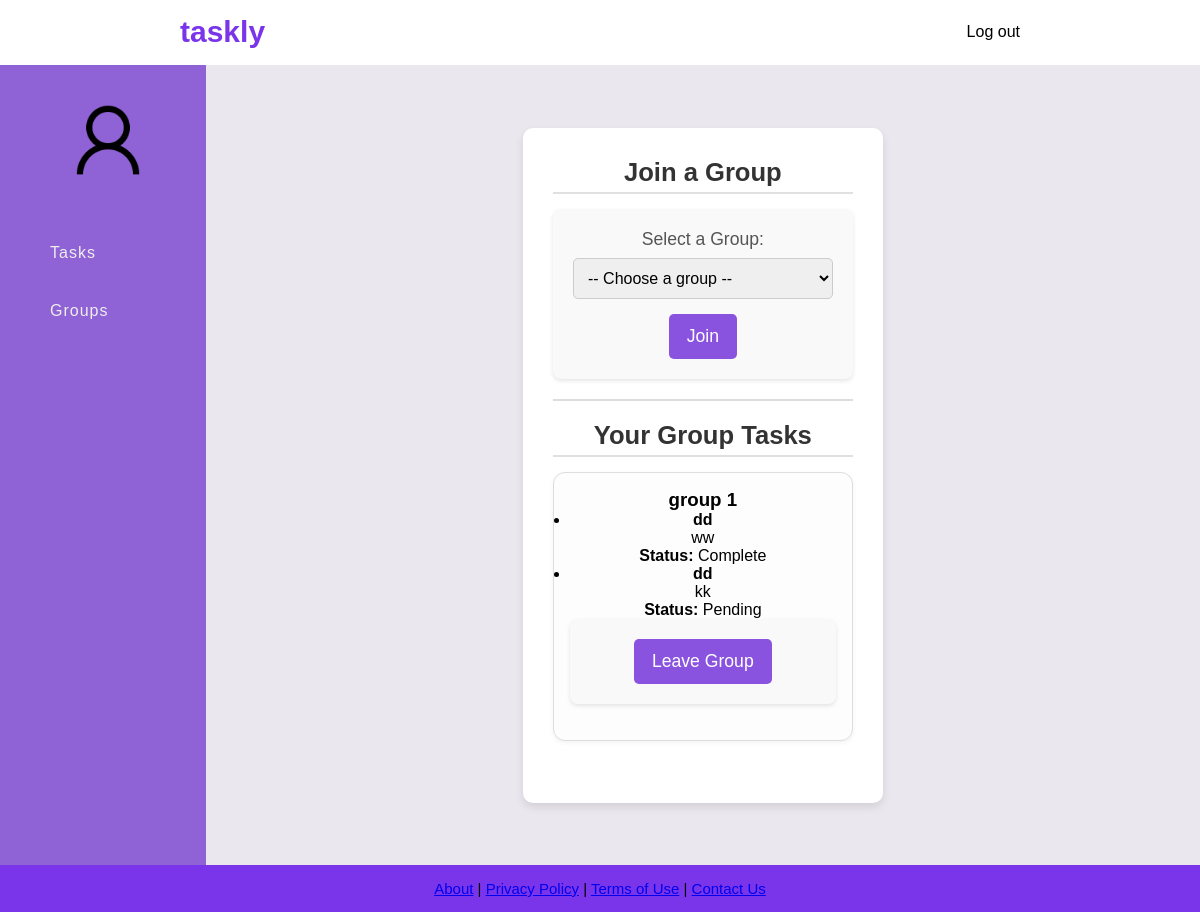
The page /groups.php on the database its author committed.
### tables this page shows
CREATE TABLE GroupTable (
    Group_ID INTEGER PRIMARY KEY AUTOINCREMENT,
    Group_Name VARCHAR(255) NOT NULL,
    User_ID INTEGER NOT NULL,
    FOREIGN KEY (User_ID) REFERENCES User(User_ID) ON DELETE CASCADE
);

CREATE TABLE Group_Task (
    GroupTask_ID INTEGER PRIMARY KEY AUTOINCREMENT,
    GroupTask_Name VARCHAR(255) NOT NULL,
    GroupTask_Description TEXT NOT NULL,
    GroupTask_Status VARCHAR(50) NOT NULL,
    Group_ID INTEGER NOT NULL,
    FOREIGN KEY (Group_ID) REFERENCES GroupTable(Group_ID) ON DELETE CASCADE
);

### groups.php (the view, shortened to what this page needs)
<?php
include('db.php');
$userId = $_SESSION['user_id'] ?? 1;
$groupStmt = $conn->prepare("
    SELECT g.Group_ID, g.Group_Name
    FROM GroupTable g
    JOIN User_Group ug ON g.Group_ID = ug.Group_ID
    WHERE ug.User_ID = ?
");
$groupStmt->execute([$userId]);
$userGroups = $groupStmt->fetchAll(PDO::FETCH_ASSOC);
$tasksByGroup = [];
if (!empty($userGroups)) {
    foreach ($userGroups as $group) {
        $taskStmt = $conn->prepare("SELECT * FROM Group_Task WHERE Group_ID = ?");
        $taskStmt->execute([$group['Group_ID']]);
        $tasks = $taskStmt->fetchAll(PDO::FETCH_ASSOC);
        $tasksByGroup[$group['Group_Name']] = $tasks;
    }
}
?>
<!DOCTYPE html>
<html lang="en">
<head>
    <link rel="stylesheet" href="css/global.css">
</head>
<body>
<header class="navbar">
    <a href="dashboard.php" class="navbar_title2"><h1>taskly</h1></a>
    <a class="navbar-index" href="logout.php">Log out</a>
</header>
<div class="container">
    <nav class="sidebar">
        <div class="user-profile">
            <a href="profile.php"><img src="images/Sample_User_Icon.png" alt="User"></a>
            <h4><?php echo htmlspecialchars($_SESSION['User_Fname']); ?></h4>
        </div>
        <ul>
            <li><a href="tasks.php">Tasks</a></li>
            <li><a href="groups.php">Groups</a></li>
        </ul>
    </nav>
    <section class="main-content">
        <div class="main-content-container">
            <h2>Join a Group</h2>
            <form method="POST" action="join-group.php">
                <label for="group_id">Select a Group:</label>
                <select name="group_id" id="group_id" required>
                    <option value="" disabled selected>-- Choose a group --</option>
                </select>
                <button type="submit" name="join_group">Join</button>
            </form>
            <hr>
            <h2>Your Group Tasks</h2>
            <?php if (empty($userGroups)): ?>
                <p>You haven't joined any groups yet. Join one to see tasks.</p>
            <?php else: ?>
                <?php foreach ($tasksByGroup as $groupName => $tasks): ?>
                    <div class="group-panel">
                        <h3><?= htmlspecialchars($groupName) ?></h3>
                        <?php if (empty($tasks)): ?>
                            <p>No tasks in this group.</p>
                        <?php else: ?>
                            <ul>
                                <?php foreach ($tasks as $task): ?>
                                    <li>
                                        <h4><?= htmlspecialchars($task['GroupTask_Name']) ?></h4>
                                        <p><?= htmlspecialchars($task['GroupTask_Description'] ?? 'No description.') ?></p>
                                        <p><strong>Status:</strong> <?= htmlspecialchars($task['GroupTask_Status']) ?></p>
                                    </li>
                                <?php endforeach; ?>
                            </ul>
                        <?php endif; ?>
                        <form action="leave-group.php" method="POST">
                            <button type="submit" onclick="return confirm('Are you sure you want to leave this group?')">Leave Group</button>
                        </form>
                    </div>
                <?php endforeach; ?>
            <?php endif; ?>
        </div>
    </section>
</div>
<footer class="footer">
    <p class="footer__text">
        <a href="#">About</a> | <a href="#">Privacy Policy</a> |
        <a href="#">Terms of Use</a> | <a href="#">Contact Us</a>
    </p>
</footer>
</body>
</html>

### css/global.css (style rules this page uses)
* { padding: 0; margin: 0; box-sizing: border-box; font-family: Arial, sans-serif; }
body { display: flex; flex-direction: column; min-height: 100vh; }
.navbar { color: black; display: flex; justify-content: space-between; align-items: center; padding: 15px 180px; margin-bottom: 1px; }
.navbar_title2 { font-size: 15px; font-weight: bold; color: #7a35ea; text-decoration: none; }
.navbar-index { text-decoration: none; color: black; font-size: 16px; transition: color 0.3s ease; }
.container { display: flex; }
.sidebar { width: 250px; min-height: 100vh; background-color: #8f63d5; }
.sidebar ul { margin-top: 20px; list-style: none; }
.sidebar ul li { font-size: 16px; padding: 20px 0px; padding-left: 50px; transition: 500ms background; }
.sidebar ul li a { text-decoration: none; color: #eee; cursor: pointer; letter-spacing: 1px; }
.user-profile { text-align: center; padding-left: 10px; padding-top: 25px; }
.user-profile img { width: 100px; border-radius: 50%; }
.user-profile h4 { color: #ccc; padding: 5px 0; }
.main-content { width: 100%; background-color: #eae7ee; background-size: cover; background-position: center; display: flex; justify-content: center; align-items: center; text-align: center; flex-direction: column; padding: 20px; }
.main-content-container { background-color: #fff; padding: 30px; border-radius: 10px; box-shadow: 0 4px 8px rgba(0, 0, 0, 0.1); max-width: 1100px; margin: 0 auto; }
.main-content-container h2 { font-size: 1.6em; color: #333; margin-bottom: 15px; padding-bottom: 5px; border-bottom: 2px solid #e0e0e0; }
.main-content-container form { background-color: #f9f9f9; padding: 20px; border-radius: 8px; box-shadow: 0 2px 4px rgba(0, 0, 0, 0.1); margin-bottom: 20px; }
.main-content-container label { font-size: 1.1em; color: #555; margin-bottom: 8px; display: block; }
.main-content-container input, .main-content-container select, .main-content-container textarea { width: 100%; padding: 10px; margin-bottom: 15px; border: 1px solid #ccc; border-radius: 5px; box-sizing: border-box; font-size: 1em; }
.main-content-container button { background-color: #8953df; color: white; padding: 12px 18px; border: none; border-radius: 5px; cursor: pointer; font-size: 1.1em; transition: background-color 0.3s ease; }
.main-content-container hr { margin: 20px 0; border: 1px solid #ddd; }
.main-content-container select, .main-content-container input[type="date"] { font-size: 1em; }
.footer p { font-size: 15px; text-align: center; }
.group-panel { border: 1px solid #ddd; border-radius: 12px; padding: 1rem; align-items: center; margin-bottom: 2rem; background-color: #fdfdfd; box-shadow: 0 2px 5px rgba(0,0,0,0.05); }
.footer { background-color: #7a35ea; text-align: center; padding: 15px; width: 100%; margin-top: auto; }

### rows shown on the page
grouptable: groupName "group 1"
group_task: GroupTask_Name "dd", GroupTask_Description "ww", GroupTask_Status "Complete"
group_task: GroupTask_Name "dd", GroupTask_Description "kk", GroupTask_Status "Pending"
